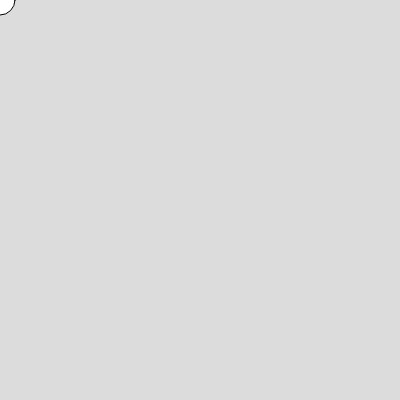
Frame 1 (no input)
Frame 60 (no input): identical to frame 1, image omitted
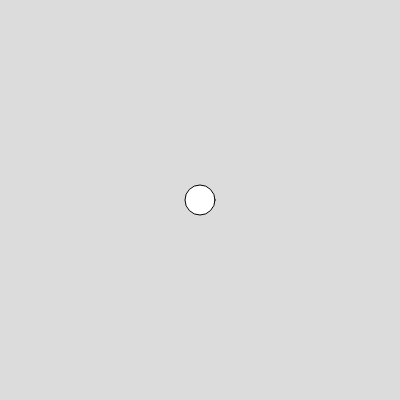
Frame 120 (the mouse pressed at the canvas centre since frame 60)

The p5.js sketch that drew these frames (run headless with seeded random() and noise() and a simulated clock; from frame 60 on, the mouse is pressed at the canvas centre):

// p5.js sketch
// ── sketch.js
function setup() {
  createCanvas(400, 400);
}

function draw() {
  background(220);
  circle(mouseX,mouseY,30)
}
